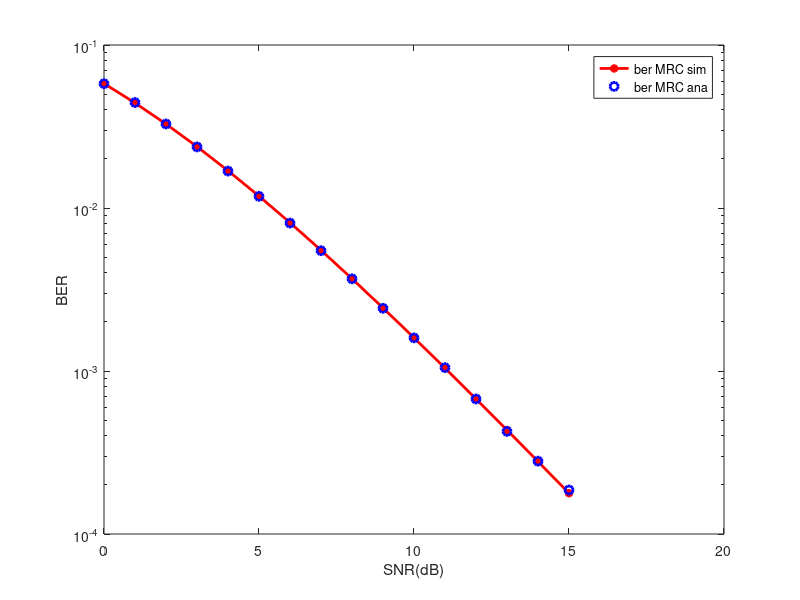

Write the MATLAB code that produced this figure.
clc;
clear all;
close all;
N=5;
m=10^6;
ip=rand(1,m)>0.5;
BPSK=2*ip-1;
snr_dB=0:1:15;
snr=10.^(snr_dB/10);
L=2;
p_R_MRC=1/2-1/2*(1+1./snr).^(-1/2);
ber_MRC_ana=p_R_MRC.^2.*(1+2*(1-p_R_MRC));
n_err=zeros(1,length(snr_dB));
for p=1:N
for q=1:length(snr_dB)
No=1/sqrt(2)*[randn(L,m) + 1j*randn(L,m)];
h=1/sqrt(2)*[randn(L,m) + 1j*randn(L,m)];
symbol=kron(ones(L,1),BPSK);
rec_vector=h.*symbol+10^(-snr_dB(q)/20)*No;
dec_metric=sum(conj(h).*rec_vector,1)./sum(h.*conj(h),1);
ip_hat=real(dec_metric)>0;
n_err(q)=n_err(q)+size(find([ip-ip_hat]),2);
end
end
ber_MRC_sim=n_err/(N*m);
semilogy(snr_dB,ber_MRC_ana,'-r*','LineWidth',2)
hold on;
semilogy(snr_dB,ber_MRC_sim,'ob','LineWidth',2)
legend('ber MRC sim','ber MRC ana');
xlabel('SNR(dB)');
ylabel('BER');

